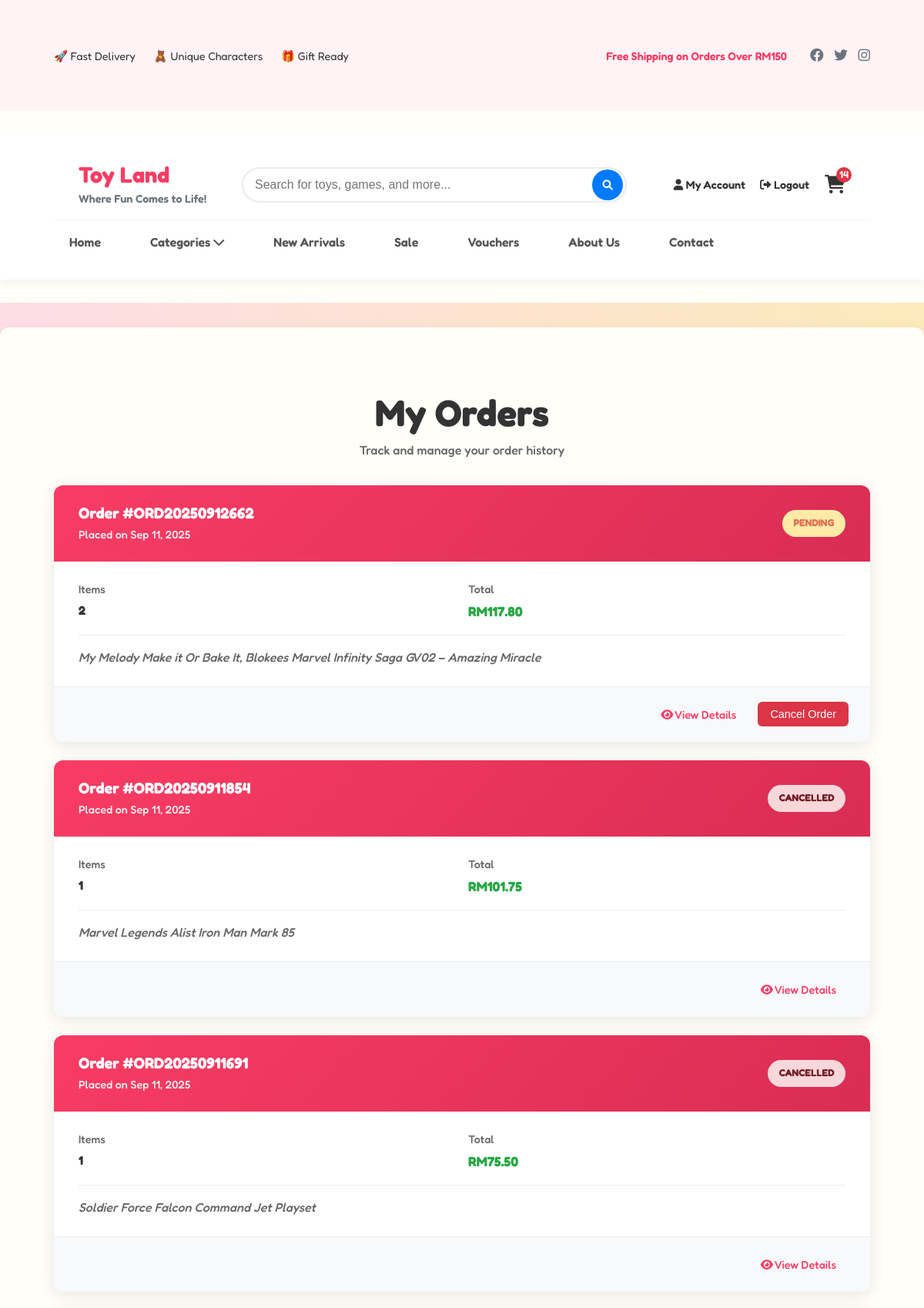
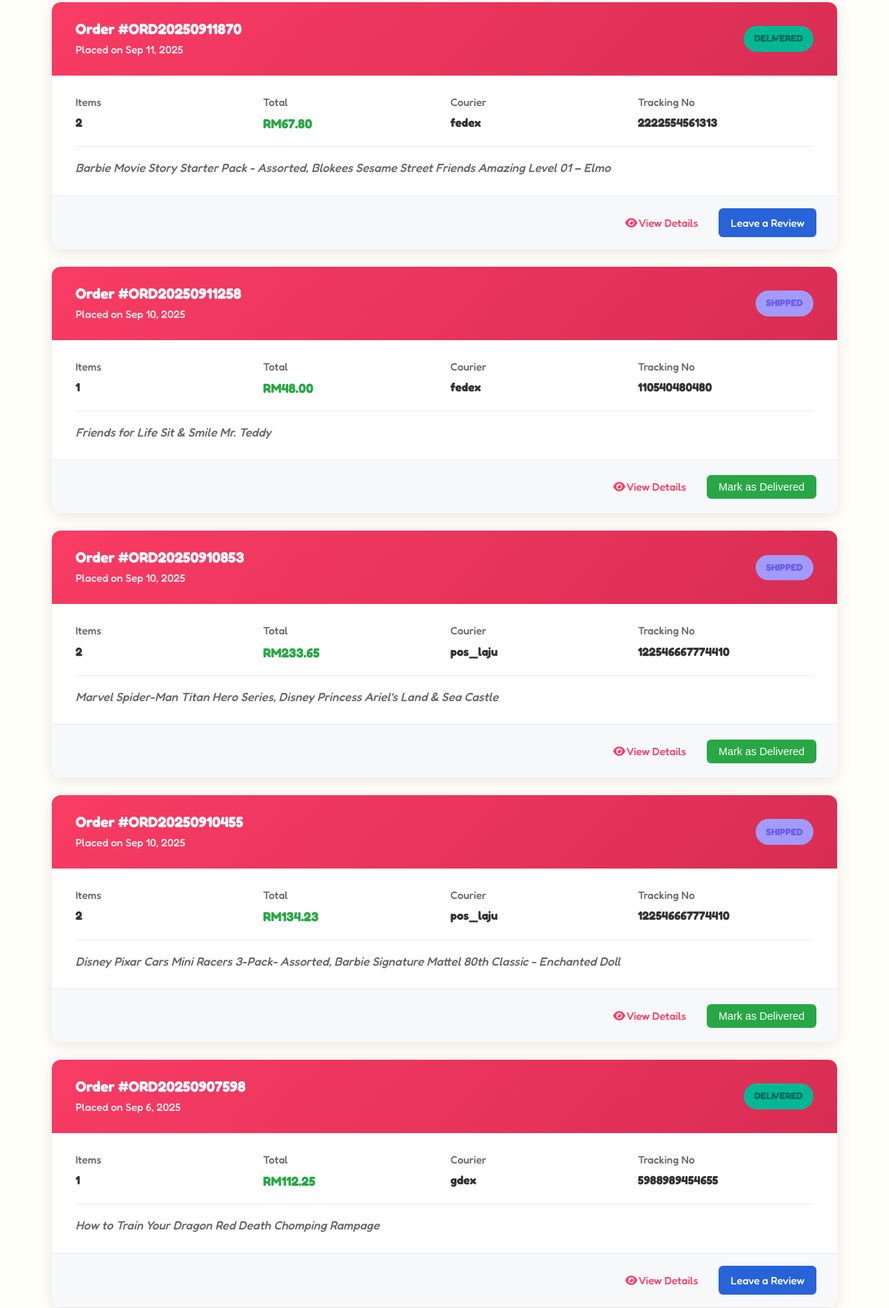
The page /root/member/orders.php (signed in, upper part) on the database its author committed (2 pictures, top to bottom).
### tables this page shows
CREATE TABLE `orders` (
  `order_id` varchar(11) NOT NULL,
  `user_id` varchar(11) NOT NULL,
  `order_number` varchar(20) NOT NULL,
  `subtotal` decimal(10,2) NOT NULL,
  `shipping_cost` decimal(10,2) NOT NULL DEFAULT 0.00,
  `discount_amount` decimal(10,2) NOT NULL DEFAULT 0.00,
  `voucher_id` varchar(11) DEFAULT NULL,
  `total_amount` decimal(10,2) NOT NULL,
  `order_status` enum('pending','processing','shipped','delivered','cancel_requested','cancelled') DEFAULT 'pending',
  `tracking_number` varchar(100) DEFAULT NULL,
  `shipping_courier` varchar(100) DEFAULT NULL,
  `payment_id` varchar(11) DEFAULT NULL,
  `shipping_first_name` varchar(50) DEFAULT NULL,
  `shipping_last_name` varchar(50) DEFAULT NULL,
  `shipping_address_line1` varchar(255) DEFAULT NULL,
  `shipping_address_line2` varchar(255) DEFAULT NULL,
  `shipping_city` varchar(100) DEFAULT NULL,
  `shipping_state` varchar(100) DEFAULT NULL,
  `shipping_postal_code` varchar(20) DEFAULT NULL,
  `shipping_area` enum('west','east') NOT NULL,
  `billing_first_name` varchar(50) DEFAULT NULL,
  `billing_last_name` varchar(50) DEFAULT NULL,
  `billing_address_line1` varchar(255) DEFAULT NULL,
  `billing_address_line2` varchar(255) DEFAULT NULL,
  `billing_city` varchar(100) DEFAULT NULL,
  `billing_state` varchar(100) DEFAULT NULL,
  `billing_postal_code` varchar(20) DEFAULT NULL,
  `billing_area` enum('west','east') DEFAULT NULL,
  `contact_email` varchar(100) DEFAULT NULL,
  `contact_phone` varchar(20) DEFAULT NULL,
  `order_notes` text DEFAULT NULL,
  `created_at` timestamp NOT NULL DEFAULT current_timestamp(),
  `updated_at` timestamp NOT NULL DEFAULT current_timestamp() ON UPDATE current_timestamp(),
  `shipped_date` datetime DEFAULT NULL
);

### root/member/orders.php (the view, shortened to what this page needs)
<?php
require_once '../includes/db.php';
$user_id = $_SESSION['user_id'];
$page = isset($_GET['page']) ? max(1, intval($_GET['page'])) : 1;
$per_page = 10;
$offset = ($page - 1) * $per_page;
$stmt = $pdo->prepare("
    SELECT o.*,
           o.tracking_number,
           o.shipping_courier,
           COUNT(oi.product_id) AS item_count,
           GROUP_CONCAT(p.name SEPARATOR ', ') AS product_names,
           pay.payment_method,
           pay.payment_status,
           pay.transaction_id
    FROM orders o
    LEFT JOIN order_items oi ON o.order_id = oi.order_id
    LEFT JOIN products p ON oi.product_id = p.product_id
    LEFT JOIN payments pay ON o.payment_id = pay.payment_id
    WHERE o.user_id = :user_id
    GROUP BY o.order_id
    ORDER BY o.created_at DESC
    LIMIT :per_page OFFSET :offset
");
$stmt->bindValue(':user_id', $user_id, PDO::PARAM_STR);
$stmt->bindValue(':per_page', (int)$per_page, PDO::PARAM_INT);
$stmt->bindValue(':offset', (int)$offset, PDO::PARAM_INT);
$stmt->execute();
$orders = $stmt->fetchAll(PDO::FETCH_ASSOC);
include '../includes/header.php';
?>
<div class="orders-page">
<section class="member-orders-section">
    <div class="container">
        <div class="page-header">
            <h1>My Orders</h1>
            <p>Track and manage your order history</p>
        </div>
        <?php if (empty($orders)): ?>
        <div class="no-orders">
            <div class="no-orders-content">
                <h2>No Orders Yet</h2>
                <p>You haven't placed any orders yet.</p>
                <a href="../public/products.php">Start Shopping</a>
            </div>
        </div>
        <?php else: ?>
        <div class="orders-list">
        <?php foreach ($orders as $order): ?>
            <div class="order-card">
                <div class="order-header">
                    <div class="order-info">
                        <h3>Order #<?= htmlspecialchars($order['order_number']) ?></h3>
                        <p class="order-date">Placed on <?= date('M j, Y', strtotime($order['created_at'])) ?></p>
                    </div>
                    <span class="status-badge status-<?= htmlspecialchars($order['order_status']) ?>">
                        <?= ucfirst(str_replace('_', ' ', $order['order_status'])) ?>
                    </span>
                </div>
                <div class="order-details">
                    <div class="order-summary">
                        <div class="summary-item">
                            <span class="label">Items</span>
                            <span class="value"><?= (int)$order['item_count'] ?></span>
                        </div>
                        <div class="summary-item">
                            <span class="label">Total</span>
                            <span class="amount">RM<?= number_format($order['total_amount'], 2) ?></span>
                        </div>
                       <?php if (!empty($order['tracking_number']) && !empty($order['shipping_courier'])): ?>
                            <div class="summary-item">
                                <span class="label">Courier</span>
                                <span class="value"><?= htmlspecialchars($order['shipping_courier']) ?></span>
                            </div>
                            <div class="summary-item">
                                <span class="label">Tracking No</span>
                                <span class="value"><?= htmlspecialchars($order['tracking_number']) ?></span>
                            </div>
                        <?php endif; ?>
                    </div>
                    <div class="order-products">
                        <p class="products-preview"><?= htmlspecialchars($order['product_names']) ?></p>
                    </div>
                </div>
                <div class="order-actions">
                    <a href="order_details.php?id=<?= $order['order_id'] ?>">
                         <i class="fas fa-eye"></i> View Details
                    </a>
                    <?php if ($order['order_status'] === 'pending'): ?>
                    <button type="button"
                            class="cancel-order-btn"
                            data-order-id="<?= $order['order_id'] ?>"
                            data-order-number="<?= htmlspecialchars($order['order_number']) ?>">
                        Cancel Order
                    </button>
                    <?php endif; ?>
                    <?php if ($order['order_status'] === 'shipped'): ?>
                    <form method="POST" action="orders.php">
                        <button type="submit">Mark as Delivered</button>
                    </form>
                    <?php elseif ($order['order_status'] === 'delivered'): ?>
                        <a href="reviews.php?order_id=<?= $order['order_id'] ?>" class="review-btn">Leave a Review</a>
                    <?php endif; ?>
                </div>
            </div>
        <?php endforeach; ?>
        </div>
        <?php endif; ?>
    </div>
</section>
</div>
<?php include '../includes/footer.php'; ?>

### rows shown on the page
orders: order_number "ORD20250912662", created_at "Sep 11, 2025", order_status "PENDING", item_count "2", total_amount "117.80", product_names "My Melody Make it Or Bake It, Blokees Marvel Infinity Saga GV02 – Amazing Miracle"
orders: order_number "ORD20250911854", created_at "Sep 11, 2025", order_status "CANCELLED", item_count "1", total_amount "101.75", product_names "Marvel Legends Alist Iron Man Mark 85"
orders: order_number "ORD20250911691", created_at "Sep 11, 2025", order_status "CANCELLED", item_count "1", total_amount "75.50", product_names "Soldier Force Falcon Command Jet Playset"
orders: order_number "ORD20250911870", created_at "Sep 11, 2025", order_status "DELIVERED", item_count "2", total_amount "67.80", shipping_courier "fedex", tracking_number "2222554561313", product_names "Barbie Movie Story Starter Pack - Assorted, Blokees Sesame Street Friends Amazing Level 01 – Elmo"
orders: order_number "ORD20250911258", created_at "Sep 10, 2025", order_status "SHIPPED", item_count "1", total_amount "48.00", shipping_courier "fedex", tracking_number "110540480480", product_names "Friends for Life Sit & Smile Mr. Teddy"
orders: order_number "ORD20250910853", created_at "Sep 10, 2025", order_status "SHIPPED", item_count "2", total_amount "233.65", shipping_courier "pos_laju", tracking_number "122546667774410", product_names "Marvel Spider-Man Titan Hero Series, Disney Princess Ariel's Land & Sea Castle"
orders: order_number "ORD20250910455", created_at "Sep 10, 2025", order_status "SHIPPED", item_count "2", total_amount "134.23", shipping_courier "pos_laju", tracking_number "122546667774410", product_names "Disney Pixar Cars Mini Racers 3-Pack- Assorted, Barbie Signature Mattel 80th Classic - Enchanted Doll"
orders: order_number "ORD20250907598", created_at "Sep 6, 2025", order_status "DELIVERED", item_count "1", total_amount "112.25", shipping_courier "gdex", tracking_number "5988989454655", product_names "How to Train Your Dragon Red Death Chomping Rampage"

### other values the page prints
$cart_count "14"
